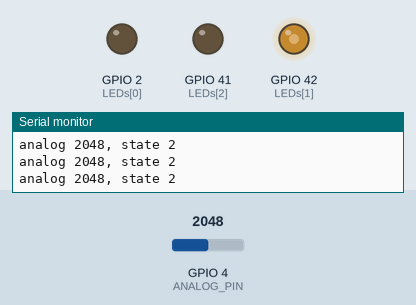
A sketch run on a simulated ESP32. Shown: output pins drawn as LEDs (lit = HIGH), the last lines printed to the serial monitor. The test bench sets the inputs (shaded band); at power-on: GPIO 4 (ANALOG_PIN) = 2048.

Above: at 1.2 s.
1.3 s: GPIO 4 (ANALOG_PIN) set to 2866
At 2.2 s:
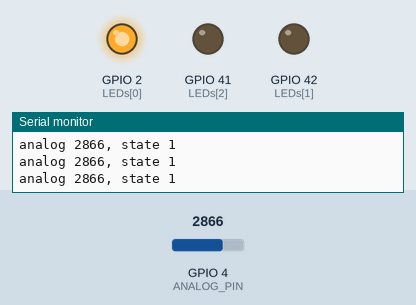
2.9 s: GPIO 4 (ANALOG_PIN) set to 3603
At 4.0 s:
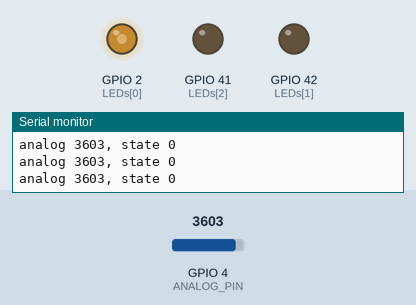
4.5 s: GPIO 4 (ANALOG_PIN) set to 1228
At 5.7 s:
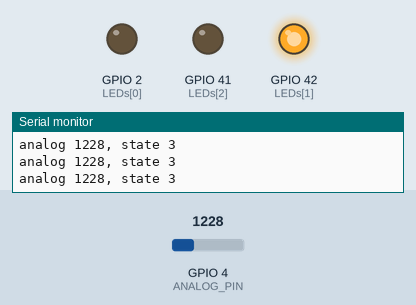
6.1 s: GPIO 4 (ANALOG_PIN) set to 491
At 7.4 s:
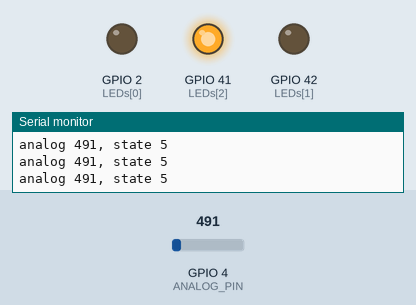
7.7 s: GPIO 4 (ANALOG_PIN) set to 2047
At 8.5 s:
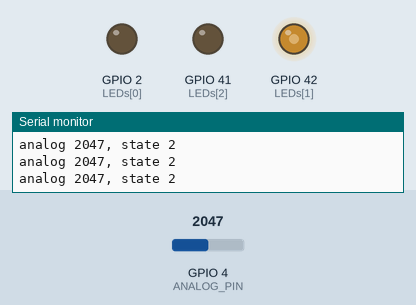
9.3 s: GPIO 4 (ANALOG_PIN) set to 0
At 10.2 s:
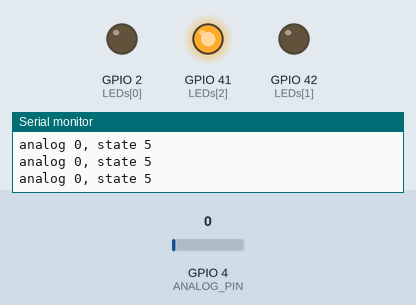
Timing chart, 0 to 12.0 s (numbered marks = the images above; inputs shaded):
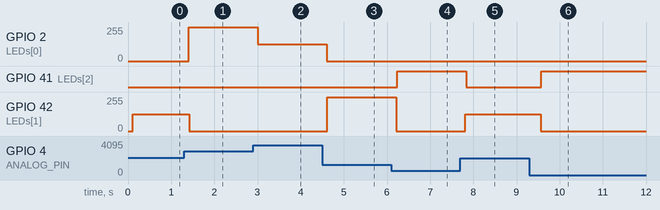

Measured:
- after the input at 1.3 s, GPIO 2 (LEDs[0]): 0/255 → 255/255 after 0.11 s; GPIO 42 (LEDs[1]): 127/255 → 0/255 after 0.12 s
- after the input at 2.9 s, GPIO 2 (LEDs[0]): 255/255 → 127/255 after 0.11 s
- after the input at 4.5 s, GPIO 2 (LEDs[0]): 127/255 → 0/255 after 0.10 s; GPIO 42 (LEDs[1]): 0/255 → 255/255 after 0.12 s
- after the input at 6.1 s, GPIO 41 (LEDs[2]): LOW → HIGH after 0.13 s; GPIO 42 (LEDs[1]): 255/255 → 0/255 after 0.12 s
- after the input at 7.7 s, GPIO 41 (LEDs[2]): HIGH → LOW after 0.13 s; GPIO 42 (LEDs[1]): 0/255 → 127/255 after 0.12 s
- after the input at 9.3 s, GPIO 41 (LEDs[2]): LOW → HIGH after 0.27 s; GPIO 42 (LEDs[1]): 127/255 → 0/255 after 0.26 s

The sketch:

lab2.ino
```cpp
#define ANALOG_PIN 4
int LEDs[] = {2, 42, 41 };
void setup() {
  for ( int i = 0 ; i < 3 ; i++ ) {
      pinMode(LEDs[i], OUTPUT);
  }
  analogSetAttenuation(ADC_11db);
}
void led_pwm( int pin, int percent ) {
  analogWrite(pin, percent/100.0 * 255);
  delay(15);
}
void loop() {
  int ldr = analogRead(ANALOG_PIN);
  int state = 5 - ( ldr - 500 ) / 3300.0 * 5 ;
  delay(100);
  printf("analog %d, state %d \n", ldr, state);
  for ( int i = 0 ; i < 3 ; i++ ){
  if ( i == state/2  )
      led_pwm( LEDs[i], state % 2 == 0 ? 50 : 100);
    else
      led_pwm( LEDs[i], 0);
  }
}
```
